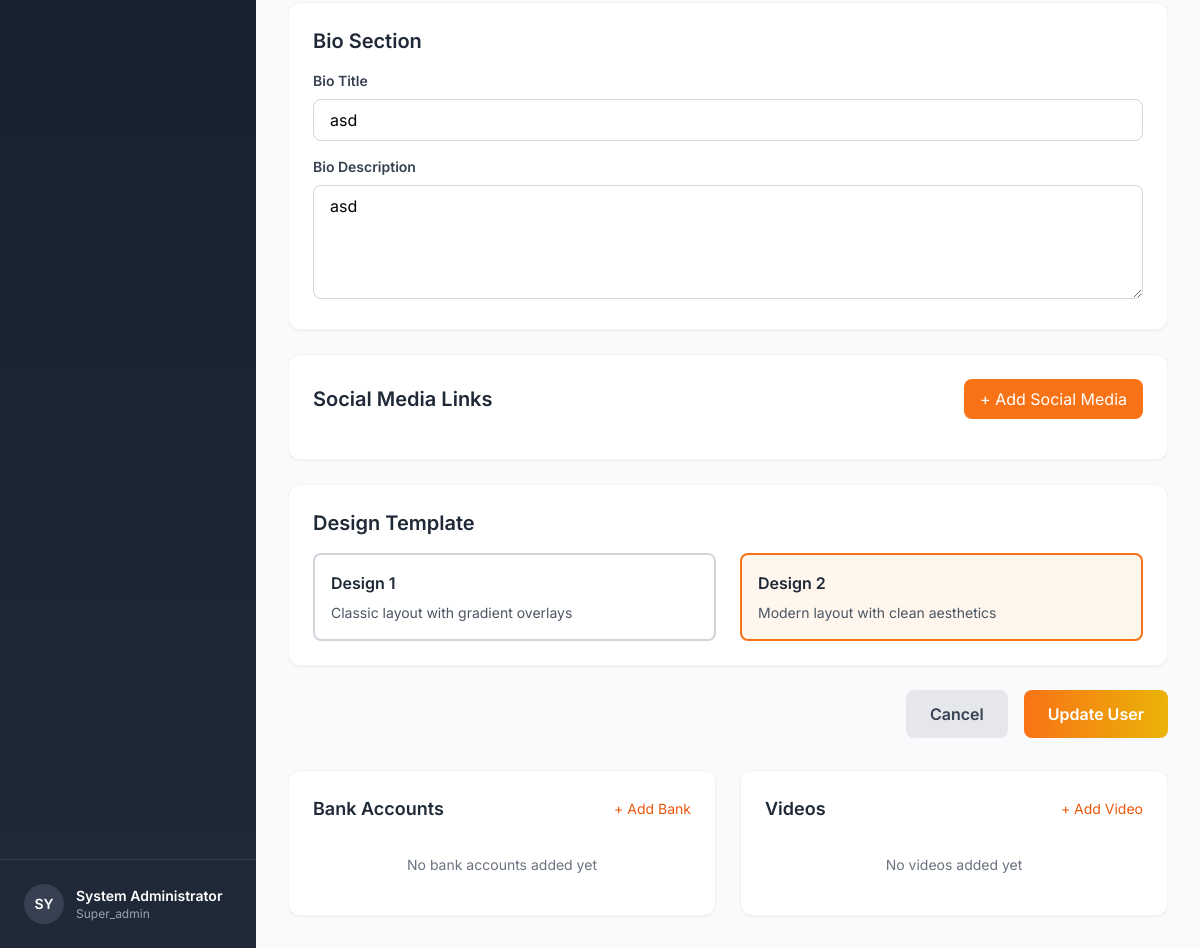
The app's page /admin/user_edit.php?id=3 (signed in, lower part), older data.
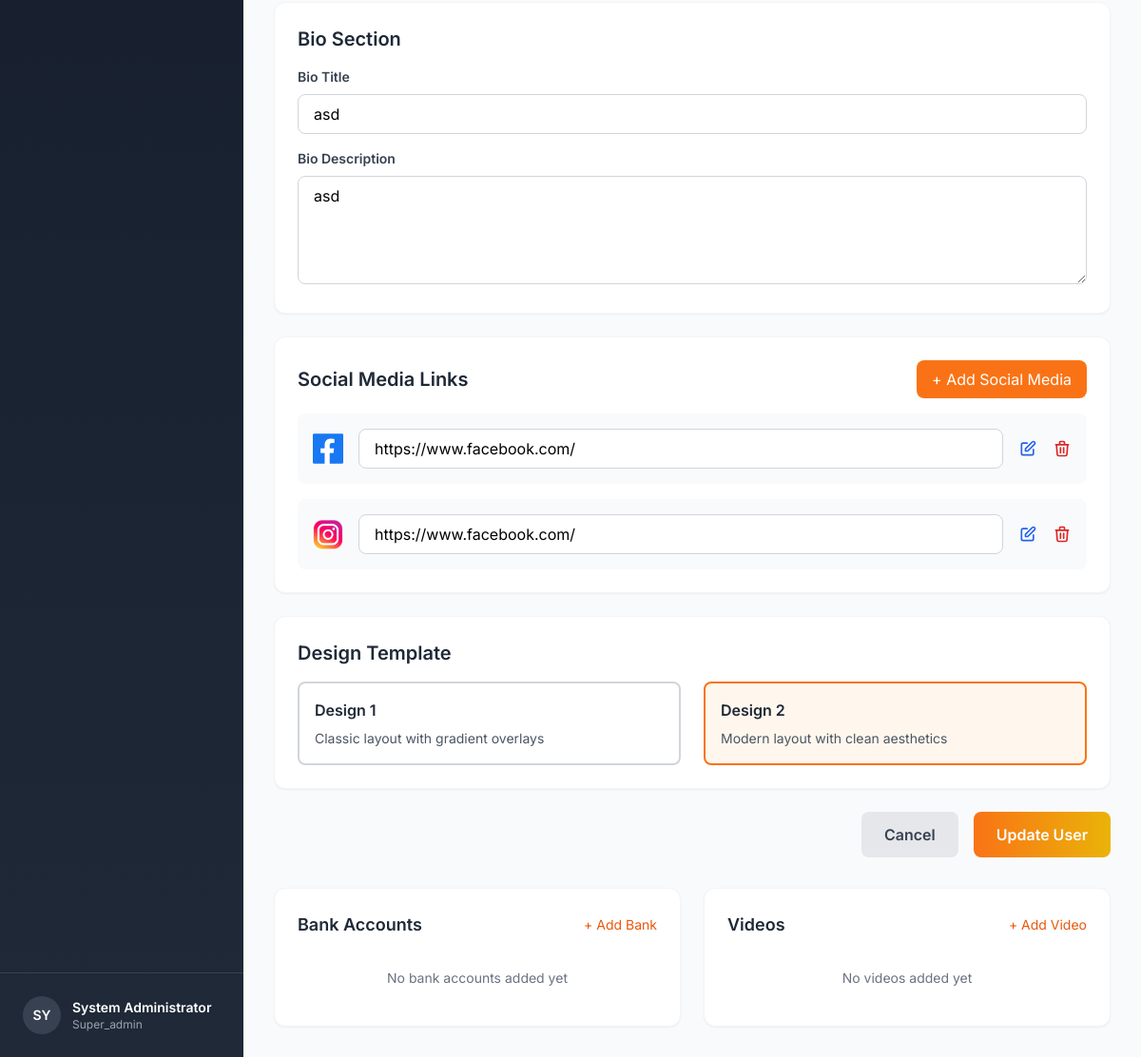
The same page, newer data.
### tables this page shows
CREATE TABLE `social_media` (
  `id` int(11) NOT NULL,
  `agent_id` int(11) NOT NULL,
  `platform` varchar(10) NOT NULL,
  `title` varchar(100) DEFAULT NULL,
  `link` varchar(255) DEFAULT NULL,
  `custom_logo` varchar(255) DEFAULT NULL,
  `status` tinyint(1) DEFAULT 1,
  `created_at` timestamp NOT NULL DEFAULT current_timestamp(),
  `updated_at` timestamp NOT NULL DEFAULT current_timestamp() ON UPDATE current_timestamp()
);

### admin/user_edit.php (the view, shortened to what the changed rows need)
<?php
$db = getDB();
$user_id = $_GET['id'] ?? null;
$is_edit = !empty($user_id);
$user = $bio = $social = $banks = $videos = $links = $settings = [];
if ($is_edit) {
    $stmt = $db->prepare("SELECT * FROM social_media WHERE agent_id = ?");
    $stmt->execute([$user_id]);
    $social_raw = $stmt->fetchAll(PDO::FETCH_ASSOC);
    $social = [];
    foreach ($social_raw as $row) {
        $social[$row['platform']][] = $row;
    }
}
?>
<!DOCTYPE html>
<html lang="en">
<head>
    <script src="https://cdn.tailwindcss.com"></script>
</head>
<body class="bg-gray-50">
    <div class="ml-64 p-8">
        <form method="POST" enctype="multipart/form-data">
            <div class="bg-white rounded-xl shadow-sm border border-gray-100 p-6 mb-6">
                <h2 class="text-xl font-semibold text-gray-800 mb-4">Bio Section</h2>
            </div>
            <div class="bg-white rounded-xl shadow-sm border border-gray-100 p-6 mb-6">
                <div class="flex items-center justify-between mb-4">
                    <h2 class="text-xl font-semibold text-gray-800">Social Media Links</h2>
                </div>
                <div id="socialMediaContainer" class="space-y-4">
                    <?php
                    $logo_map = [
                        'FB' => '/Digital-Card/images/social-media-logo/FACEBOOK-LOGO.png',
                        'IG' => '/Digital-Card/images/social-media-logo/INSTAGRAM-LOGO.png',
                        'GH' => '/Digital-Card/images/social-media-logo/GITHUB-LOGO.png',
                        'LI' => '/Digital-Card/images/social-media-logo/LINKEDIN-LOGO.png',
                        'TG' => '/Digital-Card/images/social-media-logo/TELEGRAM-LOGO.png',
                        'TT' => '/Digital-Card/images/social-media-logo/TIKTOK-LOGO.png',
                        'TW' => '/Digital-Card/images/social-media-logo/TWITTER-LOGO.png',
                        'VB' => '/Digital-Card/images/social-media-logo/VIBER-LOGO.png',
                        'YT' => '/Digital-Card/images/social-media-logo/YOUTUBE-LOGO.png',
                    ];
                    foreach ($social as $platform => $links) {
                        $link = $links[0]['link'] ?? '';
                        $name = $links[0]['title'] ?? $platform;
                        $logo = $links[0]['custom_logo'] ?? $logo_map[$platform] ?? '../images/verified.png';
                        echo "<div class='flex items-center space-x-4 p-4 bg-gray-50 rounded-lg'>
                            <img src='$logo' alt='$name' class='w-8 h-8'>
                            <input type='hidden' name='social_" . strtolower($platform) . "_title' value='$name'>
                            <input type='url' name='social_" . strtolower($platform) . "' value='" . htmlspecialchars($link) . "'
                                class='flex-1 px-4 py-2 border border-gray-300 rounded-lg focus:outline-none focus:ring-2 focus:ring-orange-500' placeholder='https://...'>
                            <button type='button' onclick='editSocialMedia(this)' class='text-blue-600 hover:text-blue-700 mr-2'>
                                <svg class='w-5 h-5' fill='none' stroke='currentColor' viewBox='0 0 24 24'>
                                    <path stroke-linecap='round' stroke-linejoin='round' stroke-width='2' d='M11 5H6a2 2 0 00-2 2v11a2 2 0 002 2h11a2 2 0 002-2v-5m-1.414-9.414a2 2 0 112.828 2.828L11.828 15H9v-2.828l8.586-8.586z'/>
                                </svg>
                            </button>
                            <button type='button' onclick='removeSocialMedia(this, \"$platform\")' class='text-red-600 hover:text-red-700'>
                                <svg class='w-5 h-5' fill='none' stroke='currentColor' viewBox='0 0 24 24'>
                                    <path stroke-linecap='round' stroke-linejoin='round' stroke-width='2' d='M19 7l-.867 12.142A2 2 0 0116.138 21H7.862a2 2 0 01-1.995-1.858L5 7m5 4v6m4-6v6m1-10V4a1 1 0 00-1-1h-4a1 1 0 00-1 1v3M4 7h16'/>
                                </svg>
                            </button>
                        </div>";
                    }
                    ?>
                </div>
            </div>
            <div class="bg-white rounded-xl shadow-sm border border-gray-100 p-6 mb-6">
                <h2 class="text-xl font-semibold text-gray-800 mb-4">Design Template</h2>
            </div>
        </form>
        <?php if ($is_edit): ?>
        <div class="mt-8 grid grid-cols-1 lg:grid-cols-2 gap-6">
            <div class="bg-white rounded-xl shadow-sm border border-gray-100 p-6">
                <div class="flex items-center justify-between mb-4">
                    <h2 class="text-lg font-semibold text-gray-800">Bank Accounts</h2>
                </div>
            </div>
            <div class="bg-white rounded-xl shadow-sm border border-gray-100 p-6">
                <div class="flex items-center justify-between mb-4">
                    <h2 class="text-lg font-semibold text-gray-800">Videos</h2>
                </div>
            </div>
        </div>
        <?php endif; ?>
    </div>
</body>
</html>

Row changes from the older to the newer data that the page shows:
now on this page (row edited): social_media: shows a picture, link "https://www.facebook.com/"
now on this page (row edited): social_media: shows a picture, link "https://www.facebook.com/"
